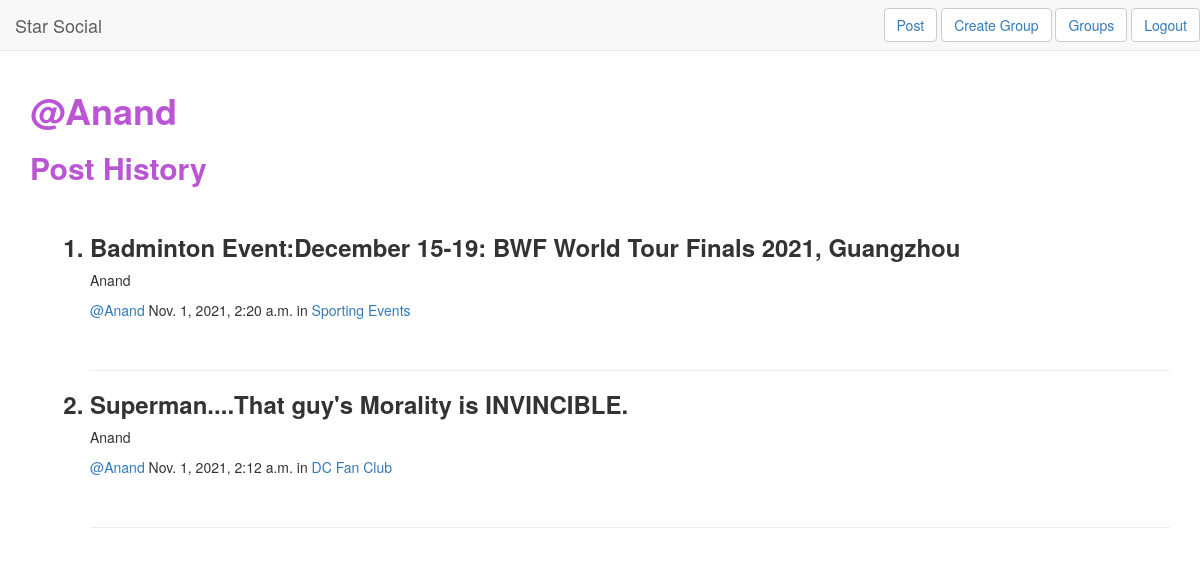
/signlog/postlist/69/ (signed in), run on the app's committed database.
### signlog/models.py (models this page shows, shortened)
class Post(models.Model):
    Message = models.CharField(max_length=256)
    Group = models.ForeignKey(Groups, related_name='posts',on_delete=models.CASCADE)
    created_by= models.CharField(max_length=100,default=",")
    dt=models.DateTimeField(default=datetime.now, blank=True)
    class Meta:
        ordering = ('-dt',)

class Groups(models.Model):
    name = models.CharField(max_length=256)
    desc = models.TextField()
    cjoin = models.IntegerField(default=0)
    tf = models.BooleanField(default=False)
    cpost=models.IntegerField(default=0)
    usrname=models.CharField(max_length=256,default=',')
    usrrname=models.CharField(max_length=256,default=',')

### signlog/views.py (the view)
# urls.py: url(r'^postlist/(?P<pk>\d+)/$',views.PostListView,name='postlist'),
@login_required
def PostListView(request, pk):
    pobj = get_object_or_404(models.Post, pk=pk)
    uname = pobj.created_by
    pp = models.Post.objects.filter(created_by=uname)
    return render(request, 'signlog/post_list.html', context={'obj': pp, 'name': uname})

### signlog/templates/signlog/post_list.html (shortened to what this page needs)
{% extends 'group/gpbase.html' %}
{% block body_block %}
<h1 style="color:mediumorchid;font-weight: 600;">@{{name}}</h1>
<h2 style="color:mediumorchid; font-weight: 600;">Post History</h2>
<br>
<ol style="margin-left: 20px;">
{% for post in obj  %}
<h3><li style="font-weight: 600;">{{post.Message}}</li></h3>
<p >{{post.created_by}}</p>
<p ><a href="{% url 'signlog:postlist' pk=post.pk %}">@{{post.created_by}}</a> {{post.dt}} in <a href="{% url 'signlog:groupdetail' pk=post.Group.pk %}">{{post.Group.name}}</a></p>
    <br>
<hr>
{% endfor %}
</ol>
{% endblock %}

### data on the page
Post: created_by "Anand", Message "Superman....That guy's Morality is INVINCIBLE.", dt "Nov. 1, 2021, 2:12 a.m.", Group.name "DC Fan Club"
Post: Message "Badminton Event:December 15-19: BWF World Tour Finals 2021, Guangzhou", created_by "Anand", dt "Nov. 1, 2021, 2:20 a.m.", Group.name "Sporting Events"
